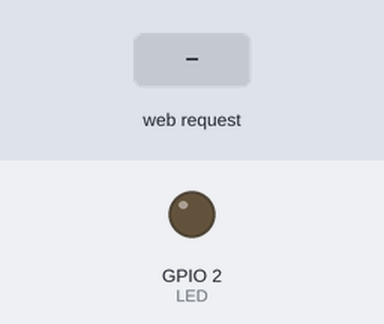
The sketch below on a simulated ESP8266 (NodeMCU). Parts: output pins drawn as LEDs (lit = HIGH). Inputs (shaded band) come from the test bench. WiFi joins after 1.5 s; servers stay silent unless stated; what the sketch prints to the serial monitor is not drawn.

Above: at 2.7 s.
2.8 s: HTTP request GET /LED=ON received
At 3.4 s:
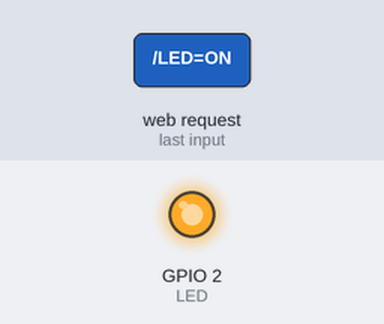
4.3 s: HTTP request GET /LED=OFF received
At 4.6 s:
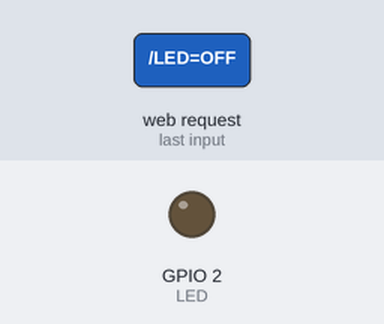
Timing chart, 0 to 7.3 s (numbered marks = the images above; inputs shaded):
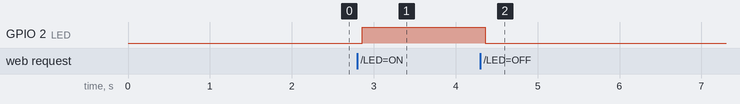

The sketch:

lab1.ino
```cpp
#include <ESP8266WiFi.h>

const char* ssid = "";
const char* password = "";

int LED = 2; // led connected to GPIO2 (D4)

WiFiServer server(80);

void setup()
{
  Serial.begin(9600);

  pinMode(LED, OUTPUT);
  digitalWrite(LED, LOW);

  Serial.print("Connecting to the Newtork");
  WiFi.begin(ssid, password);

  while (WiFi.status() != WL_CONNECTED)
  {
    delay(500);
    Serial.print(".");
  }

  Serial.println("WiFi connected");

  server.begin();  // Starts the Server
  Serial.println("Server started");

  Serial.print("IP Address of network: "); // will IP address on Serial Monitor
  Serial.println(WiFi.localIP());
}

void loop()
{
  WiFiClient client = server.available();

  if (!client)
  {
    Serial.println("Server is not available");
    return;
  }

  Serial.println("Waiting for new client");

  while(!client.available())
    delay(1);

  String request = client.readStringUntil('\r');

  Serial.println(request);
  client.flush();

  int value = LOW;

  if (request.indexOf("/LED=ON") != -1)
  {
    digitalWrite(LED, HIGH); // Turn LED ON
    value = HIGH;
  }

  if(request.indexOf("/LED=OFF") != -1)
  {
    digitalWrite(LED, LOW); // Turn LED OFF
    value = LOW;
  }

//*------------------HTML Page Code---------------------*//

  client.println("HTTP/1.1 200 OK"); //
  client.println("Content-Type: text/html");
  client.println("");
  client.println("<!DOCTYPE HTML>");
  client.println("<html>");
  client.print(" CONTROL LED: ");

  if (value == HIGH)
    client.print("ON");
  else
    client.print("OFF");

  client.println("<br><br>");
  client.println("<a href=\"/LED=ON\"\"><button>ON</button></a>");
  client.println("<a href=\"/LED=OFF\"\"><button>OFF</button></a><br />");
  client.println("</html>");

  delay(1);

  Serial.println("Client disonnected");
  Serial.println("");
}
```

Measured:
- after the input at 2.8 s, GPIO 2 (LED): LOW → HIGH after 0.06 s
- after the input at 4.3 s, GPIO 2 (LED): HIGH → LOW after 0.06 s
